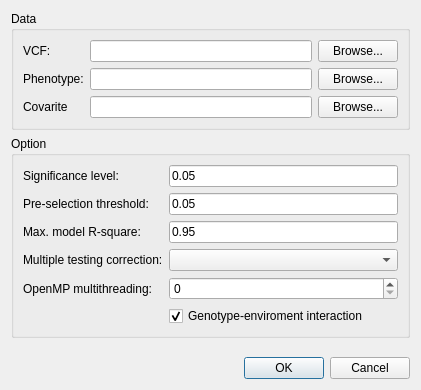
<?xml version="1.0" encoding="UTF-8"?>
<ui version="4.0">
 <class>DialogAssoc</class>
 <widget class="QDialog" name="DialogAssoc">
  <property name="geometry">
   <rect>
    <x>0</x>
    <y>0</y>
    <width>421</width>
    <height>390</height>
   </rect>
  </property>
  <property name="windowTitle">
   <string>Association</string>
  </property>
  <layout class="QVBoxLayout" name="verticalLayout">
   <item>
    <widget class="QGroupBox" name="groupBoxData">
     <property name="title">
      <string>Data</string>
     </property>
     <layout class="QGridLayout" name="gridLayout">
      <item row="0" column="0">
       <widget class="QLabel" name="labelVCF">
        <property name="text">
         <string>VCF:</string>
        </property>
       </widget>
      </item>
      <item row="0" column="1">
       <widget class="QLineEdit" name="lineEditVCF"/>
      </item>
      <item row="0" column="2">
       <widget class="QPushButton" name="pushButtonVCF">
        <property name="text">
         <string>Browse...</string>
        </property>
       </widget>
      </item>
      <item row="1" column="0">
       <widget class="QLabel" name="labelPheno">
        <property name="text">
         <string>Phenotype:</string>
        </property>
       </widget>
      </item>
      <item row="1" column="1">
       <widget class="QLineEdit" name="lineEditPheno"/>
      </item>
      <item row="1" column="2">
       <widget class="QPushButton" name="pushButtonPheno">
        <property name="text">
         <string>Browse...</string>
        </property>
       </widget>
      </item>
      <item row="2" column="0">
       <widget class="QLabel" name="labelCovar">
        <property name="text">
         <string>Covarite</string>
        </property>
       </widget>
      </item>
      <item row="2" column="1">
       <widget class="QLineEdit" name="lineEditCovar"/>
      </item>
      <item row="2" column="2">
       <widget class="QPushButton" name="pushButtonCovar">
        <property name="text">
         <string>Browse...</string>
        </property>
       </widget>
      </item>
     </layout>
    </widget>
   </item>
   <item>
    <widget class="QGroupBox" name="groupBoxOption">
     <property name="title">
      <string>Option</string>
     </property>
     <layout class="QFormLayout" name="formLayout">
      <item row="0" column="0">
       <widget class="QLabel" name="labelAlpha">
        <property name="text">
         <string>Significance level:</string>
        </property>
       </widget>
      </item>
      <item row="0" column="1">
       <widget class="QLineEdit" name="lineEditAlpha">
        <property name="text">
         <string>0.05</string>
        </property>
       </widget>
      </item>
      <item row="1" column="0">
       <widget class="QLabel" name="labelPreselect">
        <property name="text">
         <string>Pre-selection threshold:</string>
        </property>
       </widget>
      </item>
      <item row="1" column="1">
       <widget class="QLineEdit" name="lineEditPreselect">
        <property name="text">
         <string>0.05</string>
        </property>
       </widget>
      </item>
      <item row="2" column="0">
       <widget class="QLabel" name="labelRsq">
        <property name="text">
         <string>Max. model R-square:</string>
        </property>
       </widget>
      </item>
      <item row="2" column="1">
       <widget class="QLineEdit" name="lineEditRsq">
        <property name="text">
         <string>0.95</string>
        </property>
       </widget>
      </item>
      <item row="3" column="0">
       <widget class="QLabel" name="labelMtc">
        <property name="text">
         <string>Multiple testing correction:</string>
        </property>
       </widget>
      </item>
      <item row="3" column="1">
       <widget class="QComboBox" name="comboBoxMtc">
        <item>
         <property name="text">
          <string/>
         </property>
        </item>
        <item>
         <property name="text">
          <string>BON</string>
         </property>
        </item>
        <item>
         <property name="text">
          <string>FDR</string>
         </property>
        </item>
       </widget>
      </item>
      <item row="5" column="1">
       <widget class="QCheckBox" name="checkBoxGxe">
        <property name="text">
         <string>Genotype-enviroment interaction</string>
        </property>
        <property name="checked">
         <bool>true</bool>
        </property>
       </widget>
      </item>
      <item row="4" column="0">
       <widget class="QLabel" name="labelOpenMP">
        <property name="text">
         <string>OpenMP multithreading:</string>
        </property>
       </widget>
      </item>
      <item row="4" column="1">
       <widget class="QSpinBox" name="spinBoxOpenMP">
        <property name="maximum">
         <number>16</number>
        </property>
       </widget>
      </item>
     </layout>
    </widget>
   </item>
   <item>
    <spacer name="verticalSpacer">
     <property name="orientation">
      <enum>Qt::Vertical</enum>
     </property>
     <property name="sizeHint" stdset="0">
      <size>
       <width>20</width>
       <height>40</height>
      </size>
     </property>
    </spacer>
   </item>
   <item>
    <widget class="QDialogButtonBox" name="buttonBox">
     <property name="orientation">
      <enum>Qt::Horizontal</enum>
     </property>
     <property name="standardButtons">
      <set>QDialogButtonBox::Cancel|QDialogButtonBox::Ok</set>
     </property>
    </widget>
   </item>
  </layout>
 </widget>
 <tabstops>
  <tabstop>lineEditVCF</tabstop>
  <tabstop>pushButtonVCF</tabstop>
  <tabstop>lineEditPheno</tabstop>
  <tabstop>pushButtonPheno</tabstop>
  <tabstop>lineEditCovar</tabstop>
  <tabstop>pushButtonCovar</tabstop>
  <tabstop>lineEditAlpha</tabstop>
  <tabstop>lineEditPreselect</tabstop>
  <tabstop>lineEditRsq</tabstop>
  <tabstop>comboBoxMtc</tabstop>
  <tabstop>checkBoxGxe</tabstop>
 </tabstops>
 <resources/>
 <connections>
  <connection>
   <sender>buttonBox</sender>
   <signal>accepted()</signal>
   <receiver>DialogAssoc</receiver>
   <slot>accept()</slot>
   <hints>
    <hint type="sourcelabel">
     <x>248</x>
     <y>254</y>
    </hint>
    <hint type="destinationlabel">
     <x>157</x>
     <y>274</y>
    </hint>
   </hints>
  </connection>
  <connection>
   <sender>buttonBox</sender>
   <signal>rejected()</signal>
   <receiver>DialogAssoc</receiver>
   <slot>reject()</slot>
   <hints>
    <hint type="sourcelabel">
     <x>316</x>
     <y>260</y>
    </hint>
    <hint type="destinationlabel">
     <x>286</x>
     <y>274</y>
    </hint>
   </hints>
  </connection>
 </connections>
</ui>
